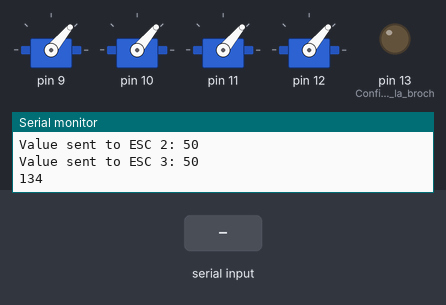
The sketch below on a simulated Arduino Uno, built with avr-gcc and run on an emulated ATmega328P. On the bench: 4 × servo, output pins drawn as LEDs (lit = HIGH), the last lines printed to the serial monitor. The test bench sets the inputs (shaded band).

Above: at 9.2 s.
9.3 s: "90,45\n" received over Serial
At 10.2 s:
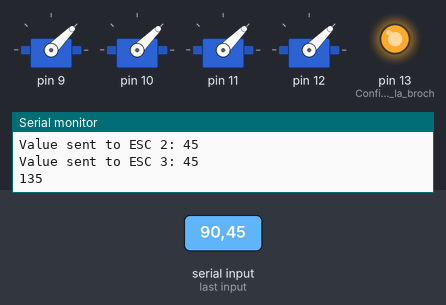
12.0 s: "30,150\n" received over Serial
At 14.3 s:
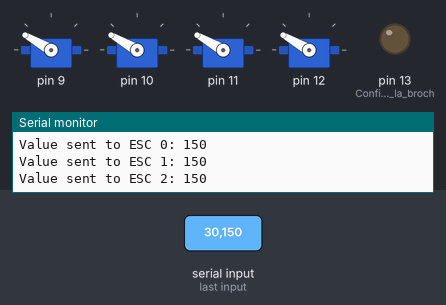
14.6 s: "5\n" received over Serial
At 16.1 s:
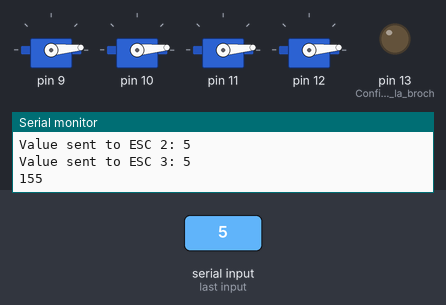
17.1 s: "90\n" received over Serial
At 19.5 s:
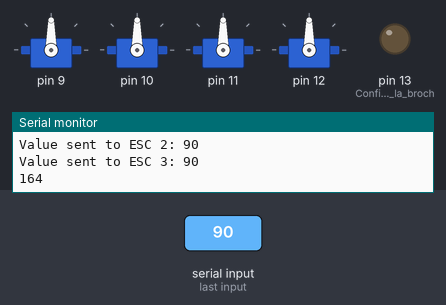
Timing chart, 0 to 20.6 s (numbered marks = the images above; inputs shaded):
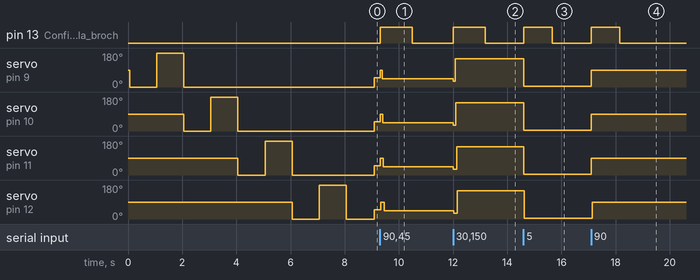

Measured:
- after the input at 9.3 s, pin 13 (Configuration_de_la_broch): LOW → HIGH at once, → LOW 1.2 s later; servo on pin 9: 50° → 90° at once, → 45° 0.07 s later; servo on pin 10: 50° → 90° at once, → 45° 0.10 s later; servo on pin 11, servo on pin 12: 50° → 90° at once, → 45° 0.13 s later
- after the input at 12.0 s, pin 13 (Configuration_de_la_broch): LOW → HIGH at once, → LOW 1.2 s later; servo on pin 9: 45° → 30° at once, → 150° 0.08 s later; servo on pin 10: 45° → 30° at once, → 150° 0.10 s later; servo on pin 11, servo on pin 12: 45° → 30° at once, → 150° 0.13 s later
- after the input at 14.6 s, pin 13 (Configuration_de_la_broch): LOW → HIGH at once, → LOW 1.1 s later; servo on pin 9–12: 150° → 5° at once
- after the input at 17.1 s, pin 13 (Configuration_de_la_broch): LOW → HIGH at once, → LOW 1.1 s later; servo on pin 9–12: 5° → 90° at once

The sketch:

MultiEcs.ino
```cpp
#include <Servo.h>

Servo esc[4];   // Tableau d'objets permettant le contrôle des ESC pour les quatre moteurs
int val[4];     // Tableau pour les valeurs de commande de chaque moteur
int pot_val;    // Valeur lue à partir du port série

const float amplitude = 79.5; // Amplitude de la sinusoïde (179 - 20) / 2
const float offset = 99.5;    // Offset de la sinusoïde (179 + 20) / 2
const float frequency = 0.05; // Fréquence de la sinusoïde

void setup() {
   for (int i = 0; i < 4; i++) {
       esc[i].attach(9 + i, 1000, 2000); // Attache des ESC aux ports numériques 9, 10, 11 et 12 (port PWM obligatoire) avec des valeurs min et max pour les impulsions
       delay(15);
   }

   Serial.begin(9600);        // Initialisation du port série

   for (int i = 0; i < 4; i++) {
       // Initialisation des ESC
       esc[i].writeMicroseconds(1000); // Envoi d'un signal minimum à chaque ESC
       delay(1000);
       esc[i].writeMicroseconds(2000); // Envoi d'un signal maximum à chaque ESC
       delay(1000);
       esc[i].writeMicroseconds(1000); // Envoi d'un signal minimum à chaque ESC
       val[i] = 50;//27
   }

   pinMode(LED_BUILTIN, OUTPUT); // Configuration de la broche de la LED intégrée en tant que sortie
   // Informations pour l'utilisateur
   Serial.println("Enter a number between 0 and 179");
   Serial.println("(0 = stop - 179 = maximum speed)");
   Serial.println("Starting from 20)");
}

void loop() {
  float sinValue = sin(millis() * frequency / 1000.0); // Calcul de la valeur de la sinusoïde en fonction du temps

  // Mise à l'échelle de la valeur de la sinusoïde dans la plage souhaitée
  int scaledValue = int(sinValue * amplitude + offset);

  // Affichage du résultat
  Serial.println(scaledValue);

  // Lecture de la valeur depuis le port série
  pot_val = Serial.parseInt();
  // Vérification si la valeur est valide
  if (pot_val < 180 && pot_val > 0) {
    Serial.print("Read value: ");
    Serial.println(pot_val);
    digitalWrite(LED_BUILTIN, HIGH); // Allumage de la LED intégrée
    // Attribution de la valeur lue à chaque moteur
    for (int i = 0; i < 4; i++) {
        val[i] = pot_val;
    }
  } else {
    digitalWrite(LED_BUILTIN, LOW); // Extinction de la LED intégrée
  }
  // Envoi de la valeur de commande à chaque ESC
  for (int i = 0; i < 4; i++) {
      esc[i].write(val[i]);
      Serial.print("Value sent to ESC ");
      Serial.print(i);
      Serial.print(": ");
      Serial.println(val[i]);
  }
}
```
